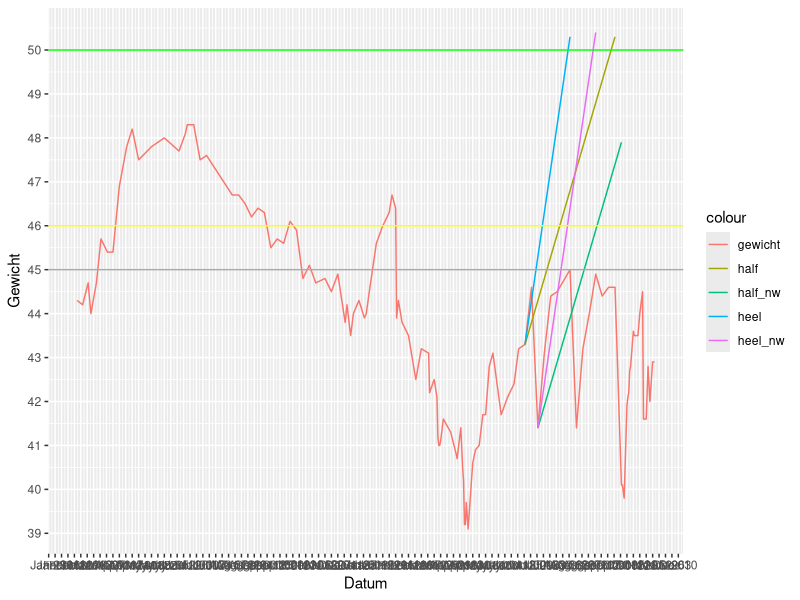

The R script that drew this image:
library("ggplot2")

belle <- read.csv("belle.csv")

belle$Datum <- as.Date(belle$Datum, "%m/%d/%Y")

g <- ggplot(belle, aes(Datum)) + 
    geom_line(aes(y = Gewicht , colour = "gewicht")) + 
    geom_line(aes(y = half, colour = "half")) +
    geom_line(aes(y = heel, colour = "heel")) + 
    geom_line(aes(y = half_nw, colour = "half_nw")) +
    geom_line(aes(y = heel_nw, colour = "heel_nw")) + 
    geom_hline(yintercept = 50, colour = "green") + 
    geom_hline(yintercept = 46, colour = "yellow") + 
    geom_hline(yintercept = 45, colour = "dark grey") + 
    scale_x_date(date_breaks = "1 week", date_labels = "%b %d") +
    scale_y_continuous(breaks=c(39,40,41,42,43,44,45,46,47,48,49,50))

print(g)

dev.copy(png, file = "belle.png", width=3600, height=600)  ## Copy my plot to a PNG file

dev.off()